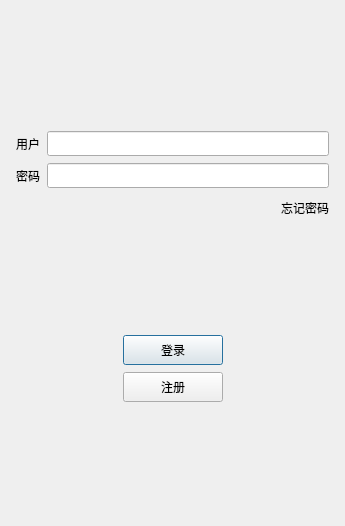
<?xml version="1.0" encoding="UTF-8"?>
<ui version="4.0">
 <class>LoginDialog</class>
 <widget class="QDialog" name="LoginDialog">
  <property name="geometry">
   <rect>
    <x>0</x>
    <y>0</y>
    <width>345</width>
    <height>526</height>
   </rect>
  </property>
  <property name="minimumSize">
   <size>
    <width>300</width>
    <height>500</height>
   </size>
  </property>
  <property name="maximumSize">
   <size>
    <width>600</width>
    <height>900</height>
   </size>
  </property>
  <property name="windowTitle">
   <string>Dialog</string>
  </property>
  <layout class="QVBoxLayout" name="verticalLayout_2">
   <item>
    <layout class="QVBoxLayout" name="verticalLayout">
     <property name="spacing">
      <number>7</number>
     </property>
     <property name="leftMargin">
      <number>5</number>
     </property>
     <property name="topMargin">
      <number>5</number>
     </property>
     <property name="rightMargin">
      <number>5</number>
     </property>
     <property name="bottomMargin">
      <number>5</number>
     </property>
     <item>
      <widget class="QWidget" name="widget" native="true">
       <layout class="QGridLayout" name="gridLayout">
        <item row="0" column="0">
         <widget class="QLabel" name="label">
          <property name="maximumSize">
           <size>
            <width>200</width>
            <height>200</height>
           </size>
          </property>
          <property name="text">
           <string/>
          </property>
          <property name="pixmap">
           <pixmap resource="rc.qrc">:/resource/login_640.png</pixmap>
          </property>
          <property name="scaledContents">
           <bool>true</bool>
          </property>
          <property name="alignment">
           <set>Qt::AlignCenter</set>
          </property>
         </widget>
        </item>
        <item row="1" column="0">
         <spacer name="verticalSpacer">
          <property name="orientation">
           <enum>Qt::Vertical</enum>
          </property>
          <property name="sizeHint" stdset="0">
           <size>
            <width>20</width>
            <height>40</height>
           </size>
          </property>
         </spacer>
        </item>
       </layout>
      </widget>
     </item>
     <item>
      <layout class="QHBoxLayout" name="horizontalLayout">
       <property name="spacing">
        <number>7</number>
       </property>
       <item>
        <widget class="QLabel" name="user_label">
         <property name="minimumSize">
          <size>
           <width>0</width>
           <height>25</height>
          </size>
         </property>
         <property name="maximumSize">
          <size>
           <width>16777215</width>
           <height>25</height>
          </size>
         </property>
         <property name="text">
          <string>用户</string>
         </property>
        </widget>
       </item>
       <item>
        <widget class="QLineEdit" name="user_lineEdit">
         <property name="minimumSize">
          <size>
           <width>0</width>
           <height>25</height>
          </size>
         </property>
         <property name="maximumSize">
          <size>
           <width>16777215</width>
           <height>25</height>
          </size>
         </property>
        </widget>
       </item>
      </layout>
     </item>
     <item>
      <layout class="QHBoxLayout" name="horizontalLayout_2">
       <item>
        <widget class="QLabel" name="passwd_label">
         <property name="minimumSize">
          <size>
           <width>0</width>
           <height>25</height>
          </size>
         </property>
         <property name="maximumSize">
          <size>
           <width>16777215</width>
           <height>25</height>
          </size>
         </property>
         <property name="text">
          <string>密码</string>
         </property>
        </widget>
       </item>
       <item>
        <widget class="QLineEdit" name="passwd_lineEdit">
         <property name="minimumSize">
          <size>
           <width>0</width>
           <height>25</height>
          </size>
         </property>
         <property name="maximumSize">
          <size>
           <width>16777215</width>
           <height>25</height>
          </size>
         </property>
        </widget>
       </item>
      </layout>
     </item>
     <item>
      <layout class="QHBoxLayout" name="horizontalLayout_3">
       <item>
        <spacer name="horizontalSpacer">
         <property name="orientation">
          <enum>Qt::Horizontal</enum>
         </property>
         <property name="sizeHint" stdset="0">
          <size>
           <width>40</width>
           <height>20</height>
          </size>
         </property>
        </spacer>
       </item>
       <item>
        <widget class="ClickedLabel" name="forget_label">
         <property name="minimumSize">
          <size>
           <width>0</width>
           <height>25</height>
          </size>
         </property>
         <property name="maximumSize">
          <size>
           <width>16777215</width>
           <height>25</height>
          </size>
         </property>
         <property name="text">
          <string>忘记密码</string>
         </property>
        </widget>
       </item>
      </layout>
     </item>
     <item>
      <spacer name="verticalSpacer_2">
       <property name="orientation">
        <enum>Qt::Vertical</enum>
       </property>
       <property name="sizeHint" stdset="0">
        <size>
         <width>20</width>
         <height>40</height>
        </size>
       </property>
      </spacer>
     </item>
     <item>
      <layout class="QHBoxLayout" name="horizontalLayout_4">
       <item>
        <spacer name="horizontalSpacer_3">
         <property name="orientation">
          <enum>Qt::Horizontal</enum>
         </property>
         <property name="sizeHint" stdset="0">
          <size>
           <width>40</width>
           <height>20</height>
          </size>
         </property>
        </spacer>
       </item>
       <item>
        <widget class="QPushButton" name="login_pushButton">
         <property name="minimumSize">
          <size>
           <width>100</width>
           <height>30</height>
          </size>
         </property>
         <property name="maximumSize">
          <size>
           <width>16777215</width>
           <height>30</height>
          </size>
         </property>
         <property name="text">
          <string>登录</string>
         </property>
        </widget>
       </item>
       <item>
        <spacer name="horizontalSpacer_2">
         <property name="orientation">
          <enum>Qt::Horizontal</enum>
         </property>
         <property name="sizeHint" stdset="0">
          <size>
           <width>40</width>
           <height>20</height>
          </size>
         </property>
        </spacer>
       </item>
      </layout>
     </item>
     <item>
      <layout class="QHBoxLayout" name="horizontalLayout_5">
       <item>
        <spacer name="horizontalSpacer_5">
         <property name="orientation">
          <enum>Qt::Horizontal</enum>
         </property>
         <property name="sizeHint" stdset="0">
          <size>
           <width>40</width>
           <height>20</height>
          </size>
         </property>
        </spacer>
       </item>
       <item>
        <widget class="QPushButton" name="reg_pushButton">
         <property name="minimumSize">
          <size>
           <width>100</width>
           <height>30</height>
          </size>
         </property>
         <property name="maximumSize">
          <size>
           <width>16777215</width>
           <height>30</height>
          </size>
         </property>
         <property name="text">
          <string>注册</string>
         </property>
        </widget>
       </item>
       <item>
        <spacer name="horizontalSpacer_4">
         <property name="orientation">
          <enum>Qt::Horizontal</enum>
         </property>
         <property name="sizeHint" stdset="0">
          <size>
           <width>40</width>
           <height>20</height>
          </size>
         </property>
        </spacer>
       </item>
      </layout>
     </item>
     <item>
      <spacer name="verticalSpacer_3">
       <property name="orientation">
        <enum>Qt::Vertical</enum>
       </property>
       <property name="sizeHint" stdset="0">
        <size>
         <width>20</width>
         <height>40</height>
        </size>
       </property>
      </spacer>
     </item>
    </layout>
   </item>
  </layout>
 </widget>
 <customwidgets>
  <customwidget>
   <class>ClickedLabel</class>
   <extends>QLabel</extends>
   <header>clickedlabel.h</header>
  </customwidget>
 </customwidgets>
 <resources>
  <include location="rc.qrc"/>
 </resources>
 <connections/>
</ui>
